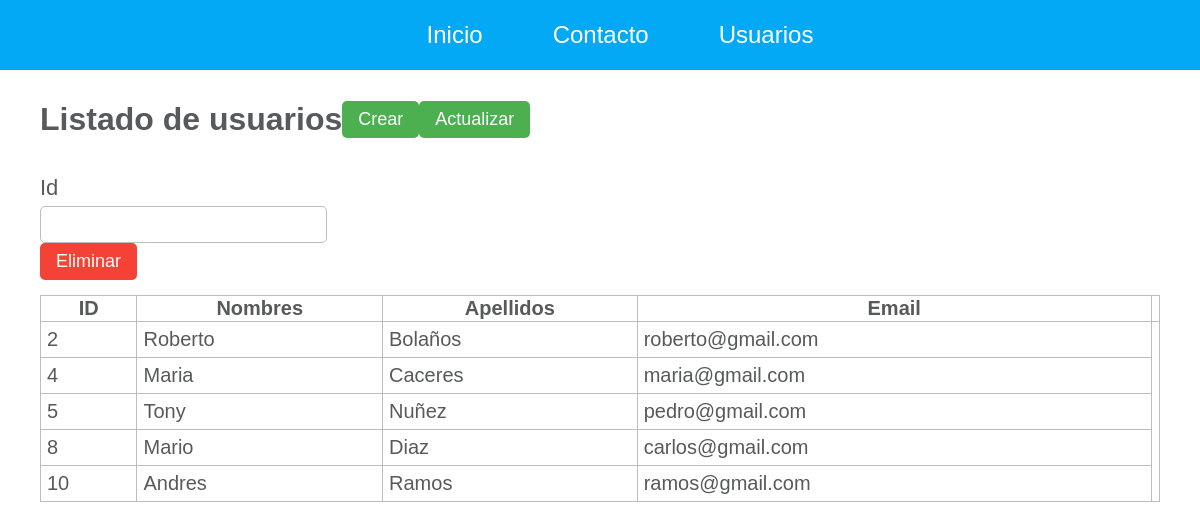
The page /usuarios on the database its author committed.
### tables this page shows
CREATE TABLE "usuarios" (
	"id"	INTEGER NOT NULL,
	"nombres"	TEXT NOT NULL,
	"apellidos"	TEXT NOT NULL,
	"email"	TEXT NOT NULL UNIQUE,
	"password"	TEXT NOT NULL,
	PRIMARY KEY("id" AUTOINCREMENT)
);

### app.py (the view)
@app.route('/usuarios')
def usuarios():
    usuarios = db.execute('select * from usuarios')
    usuarios = usuarios.fetchall()
    return render_template('usuarios/listar.html', usuarios=usuarios)

### templates/usuarios/listar.html
{% extends 'layouts/base.html' %} {% block title %} Usuarios {% endblock %} {%
block content %}
<div class="title-page">
  <h1>Listado de usuarios</h1>
  <a class="btn btn-success" href="{{ url_for('crear_usuarios') }}">Crear</a> <br>
  <a class="btn btn-success" href="{{ url_for('actualizar_usuarios') }}">Actualizar</a>
</div>
<form action="{{ url_for('eliminar_usuario') }}" method="POST">
  <div class="form-group">
    <label for="nombres">Id</label>
    <div class="input-group mb-3">
      <input type="text" id="id" name="id" class="form-control" />
      <div class="input-group-append">
        <button type="submit" class="btn btn-danger">Eliminar</button>
      </div>
    </div>
  </div>
</form>
<table class="table">
  <thead>
    <tr>
      <th>ID</th>
      <th>Nombres</th>
      <th>Apellidos</th>
      <th>Email</th>
      <th></th>
    </tr>
  </thead>
  <tbody>
    {% for usuario in usuarios%}
    <tr>
      <td>{{ usuario[0] }}</td>
      <td>{{ usuario[1] }}</td>
      <td>{{ usuario[2] }}</td>
      <td>{{ usuario[3] }}</td>
    </tr>
    {% endfor %}
  </tbody>
</table>
{% endblock %}

### templates/layouts/base.html (shortened to what this page needs)
<!DOCTYPE html>
<html lang="es">
  <head>
    <link
      rel="stylesheet"
      href="{{ url_for('static', filename='css/main.css') }}"
    />
  </head>
  <body>
    <nav class="nav-bar">
      <ul>
        <li>
          <a href="{{ url_for('index') }}">Inicio</a>
        </li>
        <li>
          <a href="{{ url_for('contacto') }}">Contacto</a>
        </li>
        <li>
          <a href="{{ url_for('usuarios') }}">Usuarios</a>
        </li>
      </ul>
    </nav>
    <div class="container">{% block content %}{% endblock %}</div>
  </body>
</html>

### static/css/main.css (style rules this page uses)
html, body { padding: 0; margin: 0; color: #57595a; font-family: "Gill Sans", "Gill Sans MT", Calibri, "Trebuchet MS", sans-serif; }
.nav-bar { background-color: #03a9f4; display: flex; }
.nav-bar ul { display: flex; list-style-type: none; justify-content: center; width: 100%; }
.nav-bar ul li { padding: 5px 20px; }
.nav-bar ul li a { color: white; text-decoration: none; font-size: 24px; padding: 5px 15px; }
.container { padding: 10px 40px; }
.table { width: 100%; border-collapse: collapse; font-size: 20px; }
.table, .table th, .table td { border: 1px solid #bdbdbd; }
.table tr td { padding: 6px; }
.btn { padding: 8px 16px; font-size: 18px; border: none; outline: none; cursor: pointer; border-radius: 5px; text-decoration: none; font-weight: 500; color: #57595a; }
.btn-success { background-color: #4caf50; color: white; }
.btn-danger { background-color: #F44336; color: white; }
.title-page { display: flex; align-items: center; }
.form-group { display: flex; flex-direction: column; margin: 15px 0px; }
.form-group label { font-size: 22px; }
.form-group .form-control { margin-top: 5px; height: 25px; outline: none; border: 1px solid #bdbdbd; font-size: 20px; border-radius: 5px; padding: 5px 10px; }

### rows shown on the page
usuarios: id "2", nombres "Roberto", apellidos "Bolaños", email "roberto@gmail.com"
usuarios: id "4", nombres "Maria", apellidos "Caceres", email "maria@gmail.com"
usuarios: id "5", nombres "Tony", apellidos "Nuñez", email "pedro@gmail.com"
usuarios: id "8", nombres "Mario", apellidos "Diaz", email "carlos@gmail.com"
usuarios: id "10", nombres "Andres", apellidos "Ramos", email "ramos@gmail.com"
